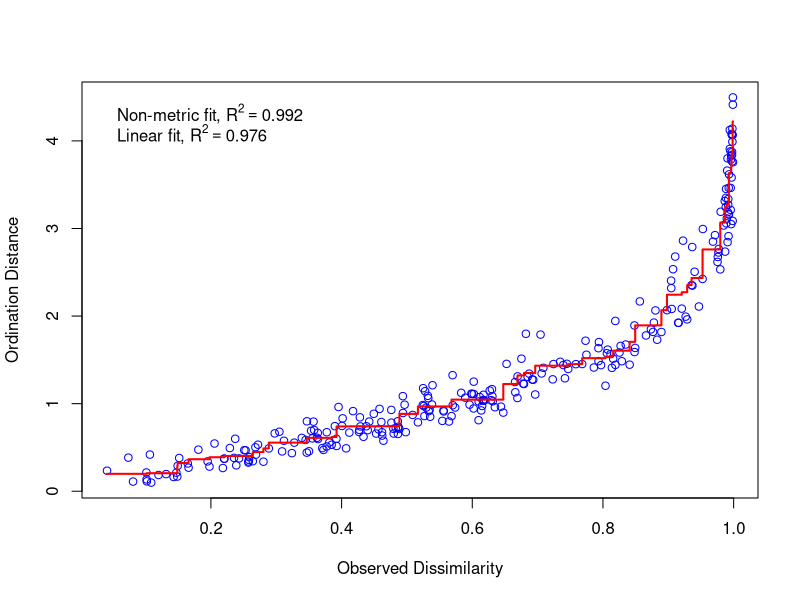
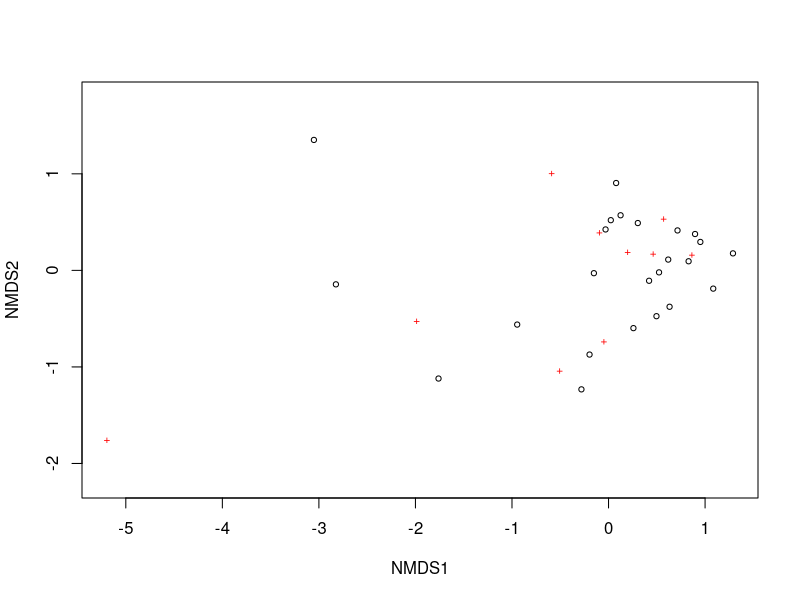

The R script that drew these images, in order: (Note: this script raises an error after producing the figures.)
#Figure 5 - NMDS of cyanos w/ toxin vectors

## libraries
library(tidyverse)
library(lubridate)
library(here)
library(vegan)
library(ggrepel)
library(patchwork)

## 2018 ####
phytos_2018 <- read_csv(here("data/processed_data/", "BP_PhytoTax_2018_KP.csv"))

cyanos_18 <- phytos_2018 %>% filter(Group == "Cyanophyte")

cyano_matrix_18 <- cyanos_18 %>%
  select(DOY,
         name_code,
         Cell_Density_L,
         Biomass_mg_m3) %>%
  group_by(DOY, name_code) %>%
  dplyr::summarize_at(vars(Cell_Density_L, Biomass_mg_m3), list(total = sum)) %>%
  droplevels()

cyano_matrix_18_biomass <- cyano_matrix_18 %>%
  select(DOY, name_code, Biomass_mg_m3_total) %>%
  pivot_wider(names_from = name_code, values_from =  Biomass_mg_m3_total, values_fill = 0)

##drop DOY 172 b/c no toxin sample that day
cyano_matrix_18_biomass <-cyano_matrix_18_biomass[-c(5),] 

##rename the Anabaena spp. to Dolichospermum 
cyano_matrix_18_biomass <- cyano_matrix_18_biomass %>% rename(Dol.flo = Ana.flo,
                                                              Dol.cra = Ana.cra,
                                                              Dol.sol = Ana.sol)

#drop DOY column for ordination
as.data.frame(cyano_matrix_18_biomass)
cyano_biomass_ord18 <- cyano_matrix_18_biomass[, -(1)]

#NMDS
set.seed(123)
cyano_nmds18 = metaMDS(cyano_biomass_ord18, distance = "bray", autotransform = F) 
cyano_nmds18

#checks
goodness(cyano_nmds18)
stressplot(cyano_nmds18)
ordiplot(cyano_nmds18)

##extract data scores 
cyano_datascores_18 = as.data.frame(scores(cyano_nmds18)) 
#add DOY column 
cyano_datascores_18$DOY = cyano_matrix_18_biomass$DOY
#check
head(cyano_datascores_18)

##extract species scores
cyano_speciesscores_18 <- as.data.frame(scores(cyano_nmds18, "species"))  
cyano_speciesscores_18$species <- rownames(cyano_speciesscores_18)  
head(cyano_speciesscores_18) 

##plot
cyano_nmdsplot_18 <- ggplot() + 
  ## geom_point(data=cyano_speciesscores_18, aes(x=NMDS1, y=NMDS2), size = 2.5, colour = "seagreen", shape = 8, stroke =1) +
  geom_text_repel(data=cyano_speciesscores_18,aes(x=NMDS1,y=NMDS2,label=species), size=4.5, colour = "seagreen4", fontface = "bold", alpha = 0.55, point.size = NA) +  # add the species labels
  geom_point(data=cyano_datascores_18,aes(x=NMDS1,y=NMDS2),size=2, alpha = 0.7) + # add the point markers
  geom_text_repel(data=cyano_datascores_18,aes(x=NMDS1,y=NMDS2,label=DOY),size=3.5, alpha = 0.7, box.padding = 0.3, fontface = "bold") +  # add the DOY labels ##coord_equal() +
  theme_bw() +
  theme(axis.title.x = element_text(size = 12, face = "bold"),
        axis.text.x = element_text(size = 12, face = "bold"),
        axis.title.y = element_text(size = 12, face = "bold"),
        axis.text.y = element_text(size = 12, face = "bold"),
        panel.grid.major = element_blank(),
        panel.grid.minor = element_blank())

cyano_nmdsplot_18_2 <- ggplot() + 
  ## geom_point(data=cyano_speciesscores_18, aes(x=NMDS1, y=NMDS2), size = 2.5, colour = "seagreen", shape = 8, stroke =1) +
  geom_text_repel(data=cyano_speciesscores_18,aes(x=NMDS1,y=NMDS2,label=species), size=4.5, colour = "seagreen4", fontface = "bold", alpha = 0.55, point.size = NA) +  # add the species labels
  geom_point(data=cyano_datascores_18,aes(x=NMDS1,y=NMDS2),size=2, alpha = 0.7) + # add the point markers
  ## geom_text_repel(data=cyano_datascores_18,aes(x=NMDS1,y=NMDS2,label=DOY),size=3.5, alpha = 0.6, box.padding = 0.3, fontface = "bold") +  # add the DOY labels ##coord_equal() +
  theme_bw() +
  theme(axis.title.x = element_text(size = 12, face = "bold"),
        axis.text.x = element_text(size = 12, face = "bold"),
        axis.title.y = element_text(size = 12, face = "bold"),
        axis.text.y = element_text(size = 12, face = "bold"),
        panel.grid.major = element_blank(),
        panel.grid.minor = element_blank())

##2018 Toxins ####
##> LOD is 0, >LOD<LOQs replaced with LOD

toxs_2018 <- read_csv(here("data/processed_data/", "Toxs2018_zerosLOQs.csv"))

intra_tox18 <- toxs_2018 %>% filter(Depth_m == 0.8)

#create matrix for ordination 
intra_tox18_matrix <- intra_tox18 %>% mutate(DOY = yday(Date)) %>% 
  select(DOY, everything(), -Date, -Sample_Type, -Depth_m) 

as.data.frame(intra_tox18_matrix)
intra_tox18_ord <- intra_tox18_matrix[, -(1)]

##sqrt transformation of toxins
sqrt_tox18<-apply(intra_tox18_ord, c(1,2), function(x) sqrt(x))
sqrt_tox18

sqrt_tox18 <- as.data.frame(sqrt_tox18)

sqrt_tox18_vecs <- envfit(cyano_nmds18, sqrt_tox18, permu = 999, na.rm = TRUE)
sqrt_tox18_vecs

sqrt_toxscores_18 <- as.data.frame(scores(sqrt_tox18_vecs, display = "vectors")) #extract scores from envfit
sqrt_toxscores_18 <- cbind(sqrt_toxscores_18, toxs = rownames(sqrt_toxscores_18)) #add names
sqrt_toxscores_18 <- cbind(sqrt_toxscores_18, pval = sqrt_tox18_vecs$vectors$pvals) # add pvalues 
sig_sqrt_toxscores_18 <- subset(sqrt_toxscores_18, pval<=0.051) #subset variables significant at 0.05

head(sqrt_toxscores_18)

##add vectors to plot
vec_plot18 <- cyano_nmdsplot_18_2 + 
  geom_segment(data = sig_sqrt_toxscores_18, aes(x = 0, xend=NMDS1, y=0, yend=NMDS2), arrow = arrow(length = unit(0.25, "cm")), colour = "black", lwd=0.8) + #sig toxins
  geom_text_repel(data = sig_sqrt_toxscores_18, aes(x=NMDS1, y=NMDS2, label = toxs), size = 3, bg.colour = "white", bg.r = 0.15, colour = "black", fontface = "bold", direction = "both", segment.size = NA, segment.angle = 180) #add labels for toxins

## 2019 ####
phytos_2019 <- read_csv(here("data/processed_data/", "BP_PhytoTax_2019_KP.csv"))

cyanos_19 <- phytos_2019 %>% filter(Group == "Cyanophyte")

cyano_matrix <- cyanos_19 %>%
  select(DOY,
         name_code,
         Cell_Density_L,
         Biomass_mg_m3) %>%
  group_by(DOY, name_code) %>%
  dplyr::summarize_at(vars(Cell_Density_L, Biomass_mg_m3), list(total = sum)) %>%
  droplevels()

cyano_matrix_biomass <- cyano_matrix %>%
  select(DOY, name_code, Biomass_mg_m3_total) %>%
  pivot_wider(names_from = name_code, values_from =  Biomass_mg_m3_total, values_fill = 0)

##rename Anabaena to Dolichospermum
cyano_matrix_biomass <- cyano_matrix_biomass %>% rename(Dol.flo = Ana.flo,
                                                        Dol.cra = Ana.cra)

#drop DOY column for ordination
as.data.frame(cyano_matrix_biomass)
cyano_biomass_ord <- cyano_matrix_biomass[, -(1)]

#NMDS
set.seed(123)
cyano_nmds = metaMDS(cyano_biomass_ord, distance = "bray", autotransform = F) 
cyano_nmds

#checks
goodness(cyano_nmds)
stressplot(cyano_nmds)
ordiplot(cyano_nmds)

##extract data scores 
cyano_data_scores = as.data.frame(scores(cyano_nmds)) 
#add DOY to data frame 
cyano_data_scores$DOY = cyano_matrix_biomass$DOY
#check 
head(cyano_data_scores)

##extract species scores
cyano_species_scores <- as.data.frame(scores(cyano_nmds, "species"))  
cyano_species_scores$species <- rownames(cyano_species_scores)  
head(cyano_species_scores) 

cyano_nmds_plot_19 <- ggplot() + 
  geom_text_repel(data=cyano_species_scores,aes(x=NMDS1,y=NMDS2,label=species), size=4.5, colour = "seagreen4", fontface = "bold", alpha = 0.55, point.size = NA) +  # add the species labels
  geom_point(data=cyano_data_scores,aes(x=NMDS1,y=NMDS2),size=2, alpha = 0.7) + # add the point markers
  geom_text_repel(data=cyano_data_scores,aes(x=NMDS1,y=NMDS2,label=DOY),size=3.5, alpha = 0.7, box.padding = 0.3, fontface = "bold") +  # add the DOY labels +
  ##coord_equal() +
  theme_bw() +
  theme(axis.title.x = element_text(size = 12, face = "bold"),
        axis.text.x = element_text(size = 12, face = "bold"),
        axis.title.y = element_text(size = 12, face = "bold"),
        axis.text.y = element_text(size = 12, face = "bold"),
        panel.grid.major = element_blank(),
        panel.grid.minor = element_blank())

cyano_nmds_plot_19_2 <- ggplot() + 
  geom_text_repel(data=cyano_species_scores,aes(x=NMDS1,y=NMDS2,label=species), size=4.5, colour = "seagreen4", fontface = "bold", alpha = 0.55, point.size = NA) +  # add the species labels
  geom_point(data=cyano_data_scores,aes(x=NMDS1,y=NMDS2),size=2, alpha = 0.7) + # add the point markers
  ##geom_text_repel(data=cyano_data_scores,aes(x=NMDS1,y=NMDS2,label=DOY),size=3.5, alpha = 0.6, box.padding = 0.3, fontface = "bold") +  # add the DOY labels +
  ##coord_equal() +
  theme_bw() +
  theme(axis.title.x = element_text(size = 12, face = "bold"),
        axis.text.x = element_text(size = 12, face = "bold"),
        axis.title.y = element_text(size = 12, face = "bold"),
        axis.text.y = element_text(size = 12, face = "bold"),
        panel.grid.major = element_blank(),
        panel.grid.minor = element_blank())


## 2019 Toxins ####
##LODs replaced with zeros, >LOD<LOQs replaced with LOQ

toxs_2019 <- read_csv(here("data/processed_data/", "Toxs2019_zerosLOQs.csv"))

intra_tox <- toxs_2019 %>% filter(Depth_m == 0.8)
intra_tox_matrix <- intra_tox %>% mutate(DOY = yday(Date)) %>% 
  select(DOY, everything(), -Date, -Sample_Type, -Depth_m) 

as.data.frame(intra_tox_matrix)
intra_tox_ord <- intra_tox_matrix[, -(1)]

##sqrt transformation of toxins
sqrt_tox<-apply(intra_tox_ord, c(1,2), function(x) sqrt(x))
sqrt_tox

sqrt_tox <- as.data.frame(sqrt_tox)

sqrt_tox_vecs <- envfit(cyano_nmds, sqrt_tox, permu = 999, na.rm = TRUE)
sqrt_tox_vecs

sqrttox_scores <- as.data.frame(scores(sqrt_tox_vecs, display = "vectors")) #extract scores from envfit
sqrttox_scores <- cbind(sqrttox_scores, toxs = rownames(sqrttox_scores)) #add tox names
sqrttox_scores <- cbind(sqrttox_scores, pval = sqrt_tox_vecs$vectors$pvals) # add pvalues
sig_sqrttox_scores <- subset(sqrttox_scores, pval<=0.051) #subset toxins significant at 0.05

head(sqrttox_scores)

vec_plot19 <- cyano_nmds_plot_19_2 + 
  geom_segment(data = sig_sqrttox_scores, aes(x = 0, xend=NMDS1, y=0, yend=NMDS2), 
               arrow = arrow(length = unit(0.25, "cm")), colour = "black", lwd=0.8) + #sig toxins
  geom_text_repel(data = sig_sqrttox_scores, aes(x=NMDS1, y=NMDS2, label = toxs), 
                  size = 3, bg.colour = "white", bg.r = 0.15, colour = "black", fontface = "bold", direction = "both", segment.size = NA, segment.angle = 180) #add labels for toxins

## FIGURE 5 -patchwork of the ordinations ####

layout <- "AABB
           CCDD"

cyano_nmdsplot_18 +  cyano_nmds_plot_19 + vec_plot18 + vec_plot19 + 
  plot_layout(design = layout) +
  plot_annotation(tag_levels = 'a', tag_suffix = ')') & 
  theme(plot.tag = element_text(face = "bold", size = 12))

## Spearman correlations ####
##Corr matrix of cyanos with most prevalent toxins ####
library(Hmisc)

## run code for Flatten matrix function (see below)

#2018
#reduce toxins
red_tox18_matrix <- intra_tox18_matrix %>% select(DOY, MC_total, AP_A, AP_B)
#join two 2018 matrices
cyano_tox18 <- left_join(cyano_matrix_18_biomass, red_tox18_matrix, by = "DOY")
cyano_tox18 <- cyano_tox18[, -(1)]

cor_tox18 <- rcorr(as.matrix(cyano_tox18), type = "spearman")
cor_tox18

cor_tox18_print <- flattenCorrMatrix(cor_tox18$r, cor_tox18$P)
cor_tox18_print

#2019
red_tox19_matrix <- intra_tox_matrix %>% select(DOY, MC_total, AP_A, AP_B)
#join two 2019 matrices
cyano_tox <- left_join(cyano_matrix_biomass, red_tox19_matrix, by = "DOY")
cyano_tox <- cyano_tox[, -(1)]

cor_tox <- rcorr(as.matrix(cyano_tox), type = "spearman")
cor_tox

cor_tox_print <- flattenCorrMatrix(cor_tox$r, cor_tox$P)


##code from web for function to make correlation matrix easier to read

# flattenCorrMatrix code from: http://www.sthda.com/english/wiki/correlation-matrix-formatting-and-visualization

# cormat : matrix of the correlation coefficients
# pmat : matrix of the correlation p-values
flattenCorrMatrix <- function(cormat, pmat) {
  ut <- upper.tri(cormat)
  data.frame(
    row = rownames(cormat)[row(cormat)[ut]],
    column = rownames(cormat)[col(cormat)[ut]],
    cor  =(cormat)[ut],
    p = pmat[ut]
  )
}
